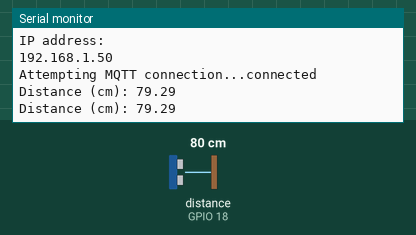
Simulated run of this program. Board: ESP32. Parts: the last lines printed to the serial monitor. Wiring (inferred from the names in the program): ultrasonic range finder: trigger GPIO 5; echo GPIO 18. The test bench sets the inputs (shaded band); at power-on: distance to the obstacle (sensor on GPIO 18) 80 cm. The echo pulse lasts 58.3 µs per cm; WiFi joins after 1.5 s; servers stay silent unless stated; no MQTT or app messages arrive unless stated.

Above: at 2.7 s.
2.8 s: distance to the obstacle (sensor on GPIO 18) set to 2 cm
At 4.1 s:
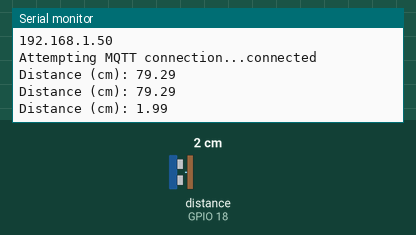
4.3 s: distance to the obstacle (sensor on GPIO 18) set to 4 cm
At 5.0 s:
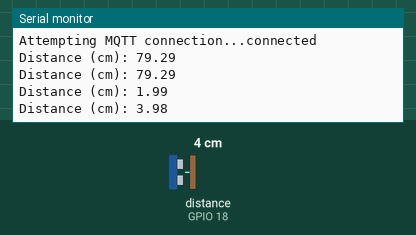
Timing chart, 0 to 7.3 s (numbered marks = the images above; inputs shaded):
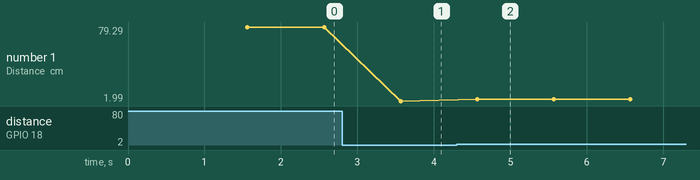

Measured:
- after the input at 2.8 s, the serial monitor: prints a new line after 0.77 s (image 1)
- after the input at 4.3 s, the serial monitor: prints a new line after 0.27 s (image 2)
- plotted number 1: 79.29 → 1.99 after the input at 2.8 s, 1.99 → 3.98 after the input at 4.3 s

The program:

main.cpp
```cpp
#include <Arduino.h>
#include <WiFi.h>
#include <PubSubClient.h>

// WiFi credentials
const char* ssid = "raspberrypi_4b"; //raspberrypi_4b
const char* password = "raspi_4b"; //raspi_4b
const char* MQTT_username = "vsh_pi4b"; //vsh_pi4b
const char* MQTT_password = "12345678"; //12345678

// MQTT Broker
const char* mqtt_server = "10.42.0.1"; //10.42.0.1
const int mqtt_port = 1883; // Default MQTT port

// MQTT Client
WiFiClient espClient;
PubSubClient client(espClient);

// Topic to which ESP8266 will publish
const char* channel = "/esp/obstacle";

// Ultrasonic sensor
#define TRIGGER_PIN 5
#define ECHO_PIN 18
#define SOUND_VELOCITY 0.034 // define sound velocity in cm/uS
#define CM_TO_INCH 0.393701

long duration;
float distanceCm;
float distanceInch;

// Function to reconnect to MQTT broker
void reconnect() {
  // Loop until we're reconnected
  while (!client.connected()) {
    Serial.print("Attempting MQTT connection...");
    // Attempt to connect
    if (client.connect("ESP8266Client",MQTT_username,MQTT_password)) {
      Serial.println("connected");
    } else {
      Serial.print("failed, rc=");
      Serial.print(client.state());
      Serial.println(" try again in 5 seconds");
      // Wait 5 seconds before retrying
      delay(5000);
    }
  }
}

void setup() {
  Serial.begin(115200); // Starts the serial communication
  // Connect to Wi-Fi
  WiFi.begin(ssid, password);
  Serial.println();

  // Wait for connection
  while (WiFi.status() != WL_CONNECTED) {
    delay(500);
    Serial.print("Wifi not connected! Retrying...");
  }

  Serial.println("");
  Serial.println("WiFi connected");
  Serial.println("IP address: ");
  Serial.println(WiFi.localIP());

  // Setup MQTT client
  client.setServer(mqtt_server, mqtt_port);

  // Setup ultrasonic sensor
  pinMode(TRIGGER_PIN, OUTPUT); // Sets the TRIGGER_PIN as an Output
	pinMode(ECHO_PIN, INPUT);  // Sets the ECHO_PIN as an Input
}

void loop() {
  if (!client.connected()) {
    reconnect();
  }

  // Sensing distance using ultrasonic sensor
  // Clears the TRIGGER_PIN
	digitalWrite(TRIGGER_PIN, LOW);
	delayMicroseconds(2);

	// Sets the TRIGGER_PIN on HIGH state for 10 micro seconds
	digitalWrite(TRIGGER_PIN, HIGH);
	delayMicroseconds(10);
	digitalWrite(TRIGGER_PIN, LOW);

	// Read the ECHO_PIN, returns the sound wave travel time in microseconds
	duration = pulseIn(ECHO_PIN, HIGH);

	// Calculate the distance
	distanceCm = duration * SOUND_VELOCITY / 2;

	// Prints the distance on the Serial Monitor
	Serial.print("Distance (cm): ");
	Serial.println(distanceCm);

  // Check threshold
  bool threshold = false;
  if(distanceCm < 15)
  threshold = true; // Send true if distance is less than 2 cm

  // Send data
  String payload = String(threshold);
  client.publish(channel, payload.c_str());

  delay(1000); // Publish data every second
}
```
